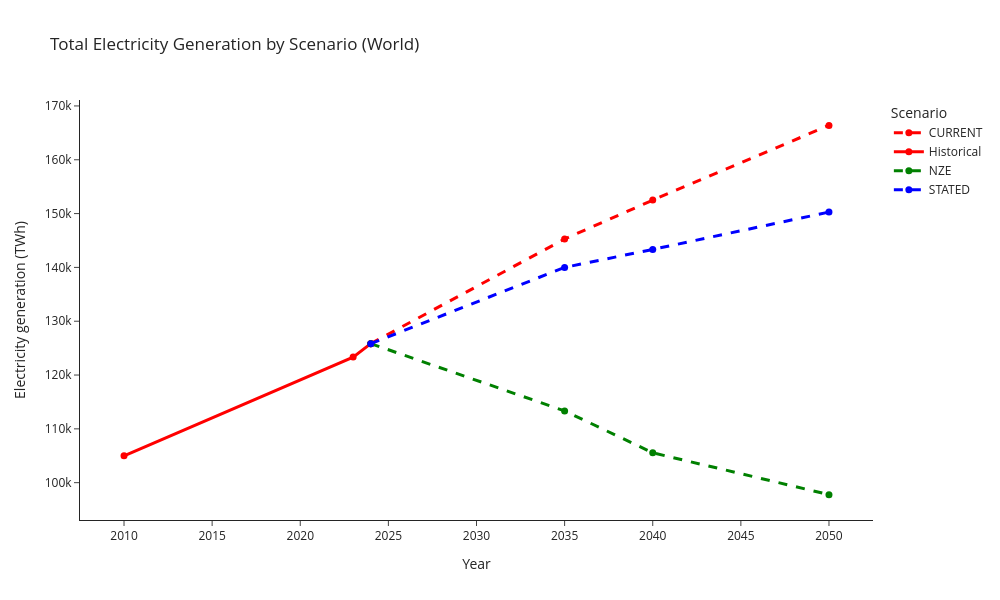

Notebook cell for this chart:
### Code cell
import plotly.graph_objects as go

fig = go.Figure()

style_map = {
    "Historical": dict(color="red",  dash="solid"),
    "CURRENT":    dict(color="red",  dash="dash"),
    "STATED":     dict(color="blue", dash="dash"),
    "NZE":        dict(color="green", dash="dash"),
}

for scenario, sub in df_gen.groupby("Scenario"):
    fig.add_trace(
        go.Scatter(
            x=sub["Year"],
            y=sub["Total_final_consumption_TWh"],
            mode="lines+markers",
            name=scenario,
            line=dict(
                color=style_map[scenario]["color"],
                dash=style_map[scenario]["dash"],
                width=3
            ),
            marker=dict(size=7),
        )
    )

fig.update_layout(
    title="Total Electricity Generation by Scenario (World)",
    xaxis_title="Year",
    yaxis_title="Electricity generation (TWh)",
    legend_title="Scenario",
    template="simple_white",
    width=1000,
    height=600,
)

fig.show()

### Figure 1 — Plotly figure (JSON) as saved in the notebook; plotly's stock layout.template omitted (floating-point values rounded to 4 significant figures)
{"data": [{"line": {"color": "red", "dash": "dash", "width": 3}, "marker": {"size": 7}, "mode": "lines+markers", "name": "CURRENT", "type": "scatter", "x": [2024, 2035, 2040, 2050], "y": [125800.0, 145300.0, 152500.0, 166400.0]}, {"line": {"color": "red", "dash": "solid", "width": 3}, "marker": {"size": 7}, "mode": "lines+markers", "name": "Historical", "type": "scatter", "x": [2010, 2023, 2024], "y": [105000.0, 123300.0, 125800.0]}, {"line": {"color": "green", "dash": "dash", "width": 3}, "marker": {"size": 7}, "mode": "lines+markers", "name": "NZE", "type": "scatter", "x": [2024, 2035, 2040, 2050], "y": [125800.0, 113300.0, 105600.0, 97780.0]}, {"line": {"color": "blue", "dash": "dash", "width": 3}, "marker": {"size": 7}, "mode": "lines+markers", "name": "STATED", "type": "scatter", "x": [2024, 2035, 2040, 2050], "y": [125800.0, 140000.0, 143300.0, 150300.0]}], "layout": {"height": 600, "legend": {"title": {"text": "Scenario"}}, "title": {"text": "Total Electricity Generation by Scenario (World)"}, "width": 1000, "xaxis": {"title": {"text": "Year"}}, "yaxis": {"title": {"text": "Electricity generation (TWh)"}}}}
